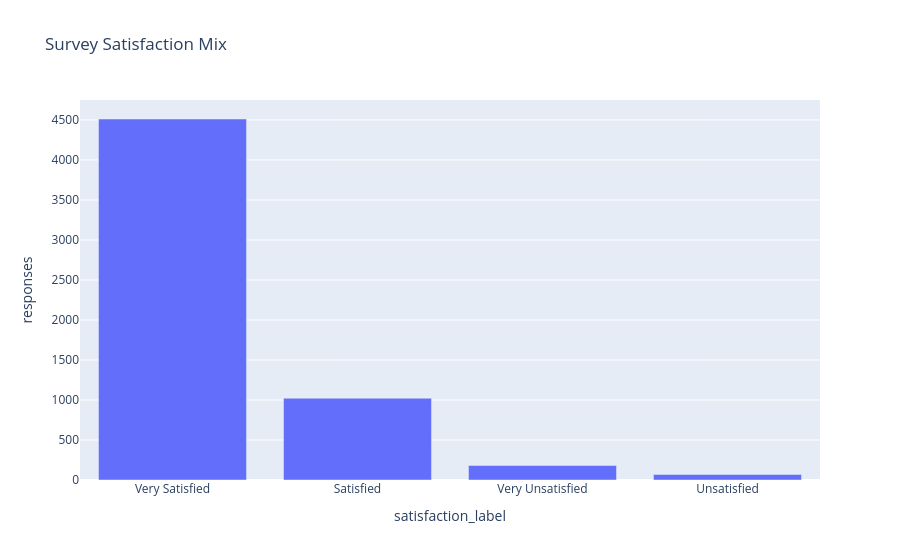

The notebook cell this image was saved under:
### Code cell
satisfaction_mix_chart = satisfaction_mix.reset_index(names='satisfaction_label')
px.bar(
    satisfaction_mix_chart,
    x='satisfaction_label',
    y='responses',
    title='Survey Satisfaction Mix',
).show()

### Figure 1 — Plotly figure (JSON) as saved in the notebook; plotly's stock layout.template omitted (floating-point values rounded to 4 significant figures)
{"data": [{"hovertemplate": "satisfaction_label=%{x}<br>responses=%{y}<extra></extra>", "legendgroup": "", "marker": {"color": "#636efa", "pattern": {"shape": ""}}, "name": "", "orientation": "v", "showlegend": false, "textposition": "auto", "x": ["Very Satisfied", "Satisfied", "Very Unsatisfied", "Unsatisfied", null], "xaxis": "x", "y": [4512, 1022, 182, 69, 58], "yaxis": "y", "type": "bar"}], "layout": {"xaxis": {"anchor": "y", "domain": [0.0, 1.0], "title": {"text": "satisfaction_label"}}, "yaxis": {"anchor": "x", "domain": [0.0, 1.0], "title": {"text": "responses"}}, "legend": {"tracegroupgap": 0}, "title": {"text": "Survey Satisfaction Mix"}, "barmode": "relative"}}
